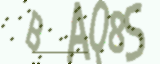
#> input picture captcha-breaking/examples/example_1.png, 160 x 64 px
$ python -i segment.py   (imports and definitions only)
#> lines starting #> are read from the running program, lines starting #| are printed output that depends on the picture; after the words box and inside, x2 and y2 are one past the last pixel; in counts of white or black regions, pixels touching at a corner belong together
"""The classic CAPTCHA-breaking approach (crop each letter, classify each one
individually) instead of reading the whole image at once. Kept in the repo as
a documented negative result: on our CAPTCHAs it only isolates exactly 5 clean
letters ~4.5% of the time, because the `captcha` library's noise curves are
drawn specifically to cross letter boundaries and defeat this trick. See the
README's "Results" section for the comparison against the whole-image CNN."""

import cv2
import numpy as np


def segment_letters(gray, expected=5):
    """Split a grayscale CAPTCHA image into `expected` letter crops via
    thresholding + contour detection, splitting any contour that spans two
    merged letters. Returns None if segmentation doesn't yield exactly
    `expected` regions."""
    # Padding first so a letter touching the image edge still gets a full
    # bounding contour instead of being clipped.
    padded = cv2.copyMakeBorder(gray, 8, 8, 8, 8, cv2.BORDER_REPLICATE)
    # Otsu picks the threshold automatically instead of a fixed brightness
    # cutoff, since the CAPTCHA background/ink contrast varies per image.
    _, thresh = cv2.threshold(padded, 0, 255, cv2.THRESH_BINARY_INV | cv2.THRESH_OTSU)

    contours, _ = cv2.findContours(thresh, cv2.RETR_EXTERNAL, cv2.CHAIN_APPROX_SIMPLE)

    boxes = []
    for contour in contours:
        x, y, w, h = cv2.boundingRect(contour)
        if w * h < 20:
            continue  # ignore tiny specks of noise, not real letters
        if w / h > 1.4:
            # Unusually wide box: probably two letters that touched/merged
            # into one contour. Split it down the middle as a best guess.
            half = w // 2
            boxes.append((x, y, half, h))
            boxes.append((x + half, y, w - half, h))
        else:
            boxes.append((x, y, w, h))

    # If we didn't land on exactly the expected letter count, segmentation
    # failed on this image — better to report failure than guess wrong boxes.
    if len(boxes) != expected:
        return None

    boxes.sort(key=lambda b: b[0])  # left to right, matching reading order
    crops = []
    for x, y, w, h in boxes:
        crops.append(padded[y : y + h, x : x + w])
    return crops

>>> import cv2
>>> picture = cv2.imread('examples/example_1.png', cv2.IMREAD_GRAYSCALE)
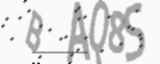
#> picture: shape (64, 160); min 58, max 253, mean 224.6
>>> result = segment_letters(picture)
#> in segment_letters, `padded = cv2.copyMakeBorder(gray, 8, 8, 8, 8, cv2.BORDER_REPLICATE)`:
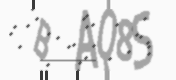
#> padded: shape (80, 176); min 58, max 253, mean 229.8
#> in segment_letters, `_, thresh = cv2.threshold(padded, 0, 255, cv2.THRESH_BINARY_INV | cv2...`:
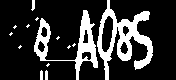
#> thresh: shape (80, 176); 19.9% white; 14 white regions (9 under 20 px)
#> in segment_letters, `contours, _ = cv2.findContours(thresh, cv2.RETR_EXTERNAL, cv2.CHAIN_AP..`: contours = 14 contours, 12 with area under 20; largest, box (x1, y1, x2, y2) and area: (97, 0, 153, 80) 1748, (34, 10, 98, 80) 1122
#> the loop in segment_letters, `for contour in contours:` made 14 passes
#> (contour, x, y, w, h) on passes 3 to 11: ([[48, 63], [46, 65], [47, 66], [49, 64]], 46, 63, 4, 4), ([[69, 45], [67, 47], [68, 48], [70, 46]], 67, 45, 4, 4), ([[20, 45], [18, 47], [19, 48], [21, 46]], 18, 45, 4, 4), ([[74, 43], [72, 45], [73, 46], [75, 44]], 72, 43, 4, 4), ([[58, 36], [56, 38], [57, 39], [59, 37]], 56, 36, 4, 4), ([[11, 32], [9, 34], [10, 35], [12, 33]], 9, 32, 4, 4), ([[15, 25], [13, 27], [14, 28], [16, 26]], 13, 25, 4, 4), ([[28, 24], [26, 26], [27, 27], [29, 25]], 26, 24, 4, 4), ([[37, 17], [35, 19], [36, 20], [38, 18]], 35, 17, 4, 4)
#> (x, y, w, h) on passes 1, 2, 12, 13, 14: (45, 70, 3, 10), (40, 70, 3, 10), (34, 10, 64, 70), (97, 0, 56, 80), (31, 0, 4, 11)
#> after the loop in segment_letters, `for contour in contours:`: boxes = [(45, 70, 3, 10), (40, 70, 3, 10), (34, 10, 64, 70), (97, 0, 56, 80), (31, 0, 4, 11)]
#> the loop in segment_letters, `for x, y, w, h in boxes:` made 5 passes
#> after the loop in segment_letters, `for x, y, w, h in boxes:`: crops = 5 items
#> result = 5 items

$ run again, on captcha-breaking/examples/example_3.png
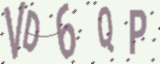
#> input picture captcha-breaking/examples/example_3.png, 160 x 64 px
#> in segment_letters, `padded = cv2.copyMakeBorder(gray, 8, 8, 8, 8, cv2.BORDER_REPLICATE)`:
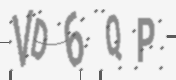
#> padded: shape (80, 176); min 90, max 247, mean 225.7
#> in segment_letters, `_, thresh = cv2.threshold(padded, 0, 255, cv2.THRESH_BINARY_INV | cv2...`:
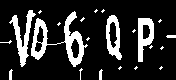
#> thresh: shape (80, 176); 17.3% white; 22 white regions (15 under 20 px)
#> contours = 22 contours, 18 with area under 20; largest, box (x1, y1, x2, y2) and area: (31, 11, 88, 67) 1026, (106, 15, 122, 60) 461, (138, 18, 154, 62) 444, (9, 10, 36, 67) 396
#> the loop in segment_letters, `for contour in contours:` made 22 passes
#> (x, y, w, h, half) on passes 9, 11: (0, 40, 12, 4, 6), (166, 35, 10, 3, 5)
#> after the loop in segment_letters, `for contour in contours:`: boxes = [(99, 69, 4, 11), (9, 69, 4, 11), (79, 68, 4, 12), (0, 40, 6, 4), (6, 40, 6, 4), (166, 35, 5, 3), (171, 35, 5, 3), (138, 18, 16, 44), (80, 17, 5, 5), (106, 15, 16, 45), (31, 11, 57, 56), (9, 10, 27, 57)]
